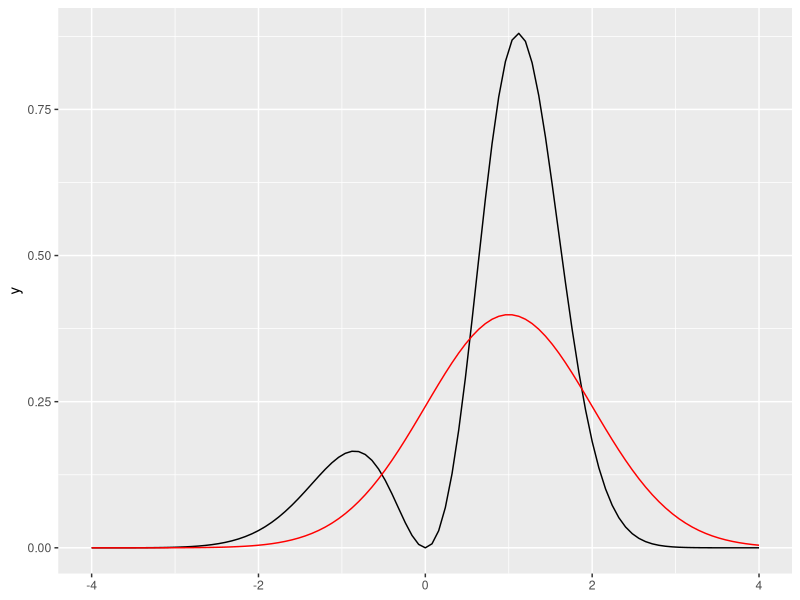

R code for this plot:
## ---- chunk 1
set.seed(23059823)
## ---- chunk 2
library(ggplot2)

f_u <- function(x){
  x^2 * exp(-x^2 +sin(x))
}

q <- function(y){
  dnorm(y, mean = 1, sd = 1)
}

#plotting
ggplot() +
  geom_function(fun = f_u) +
  geom_function(fun = q, colour = "red") +
  xlim(-4,4)
## ---- chunk 3
n <- 10 
estado_actual <- 1

for(t in seq_len(n-1)){
  print(sprintf("Estado actual: %.3f", estado_actual))
  estado_propuesto <- rnorm(1, mean = 1, sd = 1)
  
  razon_Hastings <- (f_u(estado_propuesto)*q(estado_actual))/
    (f_u(estado_actual)*q(estado_propuesto))
  
  u <- runif(1)
  print(sprintf("Estado propuesto: %.3f, Prob. de aceptar: %.3f, %s, (u = %.3f)", 
                estado_propuesto,
                min(1, razon_Hastings),
                if(u < razon_Hastings){
                  "Aceptar"
                }else{
                  "Rechazar"
                },
                u
                )
        )
}
